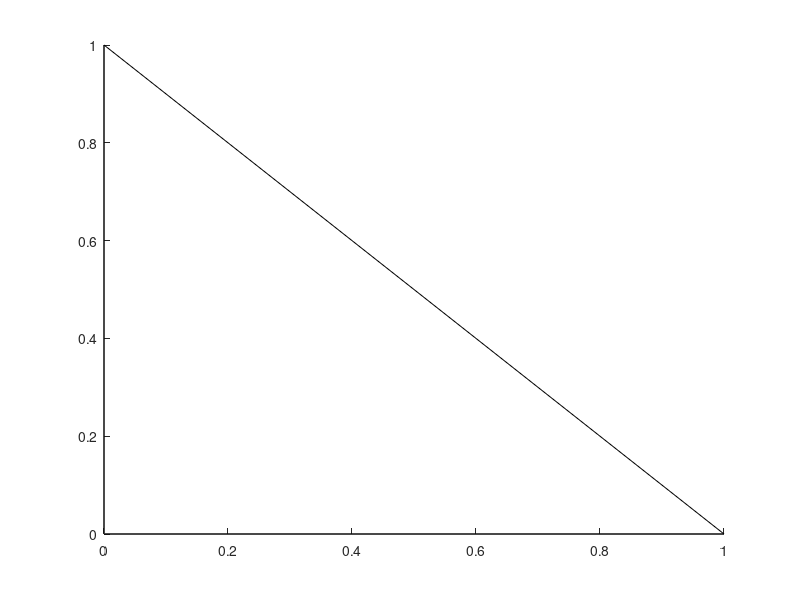

This chart was generated by the following MATLAB code: (Note: this script raises an error after producing the figure.)

figure(1)
clf
hold on
plot3([0 1 0 0]', [1 0 0 1]', [0 0 1 0]', 'k')
plot3(X(:,1), X(:,2), X(:,3)); 
axis([0 1 0 1 0 1]); 
view(135,0)
hold off



